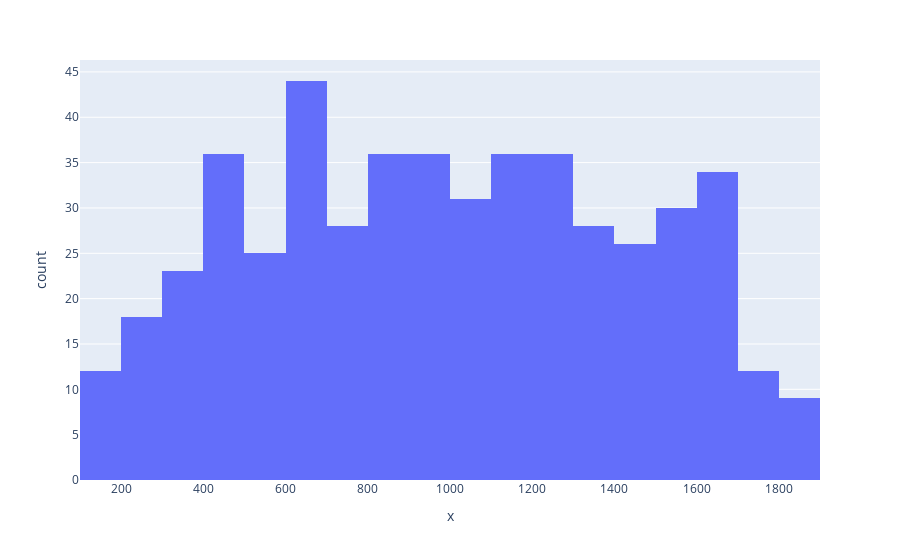

Notebook code for this chart:
### Code cell
import matplotlib.pyplot as plt
#plt.hist(df["targetTimeMs"])
import plotly.express as px
#df = px.data.tips()
fig = px.histogram(df, x=df["targetTimeMs"]+df["delay"])
fig.show()

### Figure 1 — Plotly figure (JSON) as saved in the notebook; plotly's stock layout.template omitted (floating-point values rounded to 4 significant figures; data arrays with more than 128 entries replaced by an {"elided": "..."} marker saying what was removed)
{"data": [{"alignmentgroup": "True", "bingroup": "x", "hovertemplate": "x=%{x}<br>count=%{y}<extra></extra>", "legendgroup": "", "marker": {"color": "#636efa", "pattern": {"shape": ""}}, "name": "", "offsetgroup": "", "orientation": "v", "showlegend": false, "type": "histogram", "x": {"elided": "500 float values"}, "xaxis": "x", "yaxis": "y"}], "layout": {"barmode": "relative", "legend": {"tracegroupgap": 0}, "margin": {"t": 60}, "xaxis": {"anchor": "y", "domain": [0, 1], "title": {"text": "x"}}, "yaxis": {"anchor": "x", "domain": [0, 1], "title": {"text": "count"}}}}
